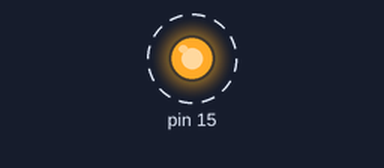
Bench run of a sketch on a simulated Arduino Uno, built with avr-gcc and run on an emulated ATmega328P. Shown: output pins drawn as LEDs (lit = HIGH). Dashed ring = blinking.

Above: at 0.15 s.
Timing chart, 0 to 3.0 s (numbered marks = the images above):
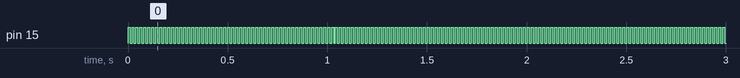

The sketch:

02_LED.ino
```cpp
void setup() {
  // put your setup code here, to run once:
  pinMode(15, OUTPUT);    //15腳為輸出用,接LED
  digitalWrite(15, LOW);  //對15輸出高電壓(3.3V)
}

void loop() {
  // put your main code here, to run repeatedly:
  digitalWrite(15, HIGH);
  delay(10);
  digitalWrite(15, LOW);
  delay(10);
}
```

Measured:
- by itself, pin 15: alternates HIGH for 0.01 s and LOW for 0.01 s
